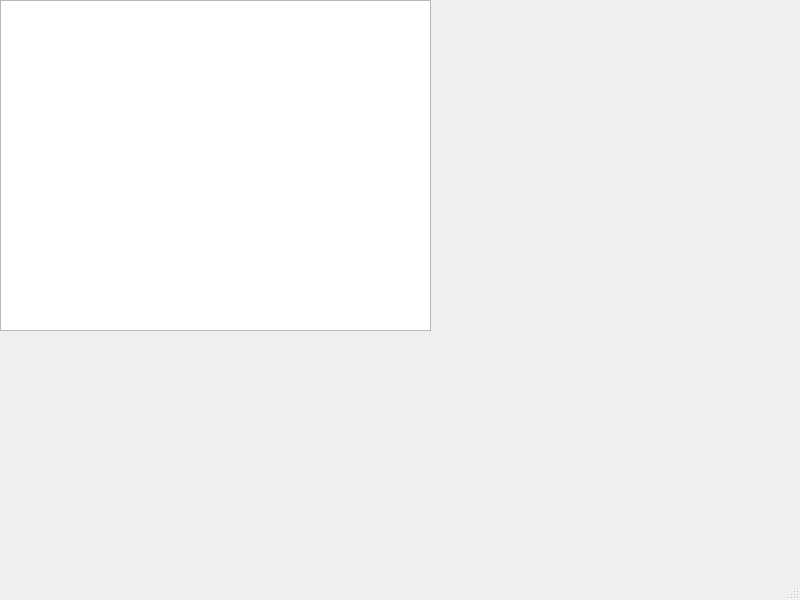
<?xml version="1.0" encoding="UTF-8"?>
<ui version="4.0">
 <class>MainWindow</class>
 <widget class="QMainWindow" name="MainWindow">
  <property name="geometry">
   <rect>
    <x>0</x>
    <y>0</y>
    <width>800</width>
    <height>600</height>
   </rect>
  </property>
  <property name="windowTitle">
   <string>MainWindow</string>
  </property>
  <widget class="QWidget" name="centralwidget">
   <widget class="QGraphicsView" name="graphicsView">
    <property name="geometry">
     <rect>
      <x>0</x>
      <y>0</y>
      <width>431</width>
      <height>331</height>
     </rect>
    </property>
   </widget>
  </widget>
  <widget class="QMenuBar" name="menubar">
   <property name="geometry">
    <rect>
     <x>0</x>
     <y>0</y>
     <width>800</width>
     <height>25</height>
    </rect>
   </property>
  </widget>
  <widget class="QStatusBar" name="statusbar"/>
 </widget>
 <resources/>
 <connections/>
</ui>
